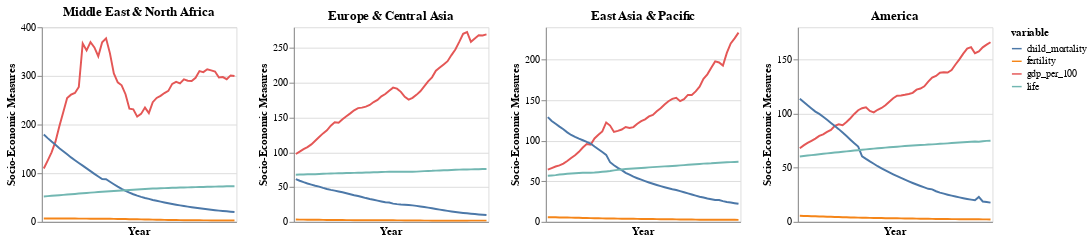

Notebook code for this chart:
### Code cell
from altair.expr import datum

print('\033[1m' + 'HIGH GDP COUNTRIES' + '\033[0m')

#'Sub-Saharan Africa',
chart = alt.hconcat()
for region in high_region:
    base = alt.Chart(region_df,title=region).mark_line().encode(
    alt.X('Year:O',title='Year',axis=alt.Axis(values=list(range(1,50,10)))),
    alt.Y('value:Q',title='Socio-Economic Measures'),
    alt.Color('variable:N')
).interactive().properties(
    width=200,
    height=200
)
    chart |= base.transform_filter(datum.region == region)
chart

### Figure 1 — Vega-Lite specification as saved in the notebook (floating-point values rounded to 4 significant figures; data arrays with more than 128 entries replaced by an {"elided": "..."} marker saying what was removed)
{"config": {"view": {"continuousWidth": 400, "continuousHeight": 300}}, "hconcat": [{"mark": "line", "encoding": {"color": {"field": "variable", "type": "nominal"}, "x": {"axis": {"values": [1, 11, 21, 31, 41]}, "field": "Year", "title": "Year", "type": "ordinal"}, "y": {"field": "value", "title": "Socio-Economic Measures", "type": "quantitative"}}, "height": 200, "selection": {"selector230": {"type": "interval", "bind": "scales", "encodings": ["x", "y"]}}, "title": "Middle East & North Africa", "transform": [{"filter": "(datum.region === 'Middle East & North Africa')"}], "width": 200}, {"mark": "line", "encoding": {"color": {"field": "variable", "type": "nominal"}, "x": {"axis": {"values": [1, 11, 21, 31, 41]}, "field": "Year", "title": "Year", "type": "ordinal"}, "y": {"field": "value", "title": "Socio-Economic Measures", "type": "quantitative"}}, "height": 200, "selection": {"selector231": {"type": "interval", "bind": "scales", "encodings": ["x", "y"]}}, "title": "Europe & Central Asia", "transform": [{"filter": "(datum.region === 'Europe & Central Asia')"}], "width": 200}, {"mark": "line", "encoding": {"color": {"field": "variable", "type": "nominal"}, "x": {"axis": {"values": [1, 11, 21, 31, 41]}, "field": "Year", "title": "Year", "type": "ordinal"}, "y": {"field": "value", "title": "Socio-Economic Measures", "type": "quantitative"}}, "height": 200, "selection": {"selector232": {"type": "interval", "bind": "scales", "encodings": ["x", "y"]}}, "title": "East Asia & Pacific", "transform": [{"filter": "(datum.region === 'East Asia & Pacific')"}], "width": 200}, {"mark": "line", "encoding": {"color": {"field": "variable", "type": "nominal"}, "x": {"axis": {"values": [1, 11, 21, 31, 41]}, "field": "Year", "title": "Year", "type": "ordinal"}, "y": {"field": "value", "title": "Socio-Economic Measures", "type": "quantitative"}}, "height": 200, "selection": {"selector233": {"type": "interval", "bind": "scales", "encodings": ["x", "y"]}}, "title": "America", "transform": [{"filter": "(datum.region === 'America')"}], "width": 200}], "data": {"name": "data-297797fc2a6a4a639255b5bd4fa45d24"}, "$schema": "https://vega.github.io/schema/vega-lite/v4.17.0.json", "datasets": {"data-297797fc2a6a4a639255b5bd4fa45d24": {"elided": "1200 records"}}}
